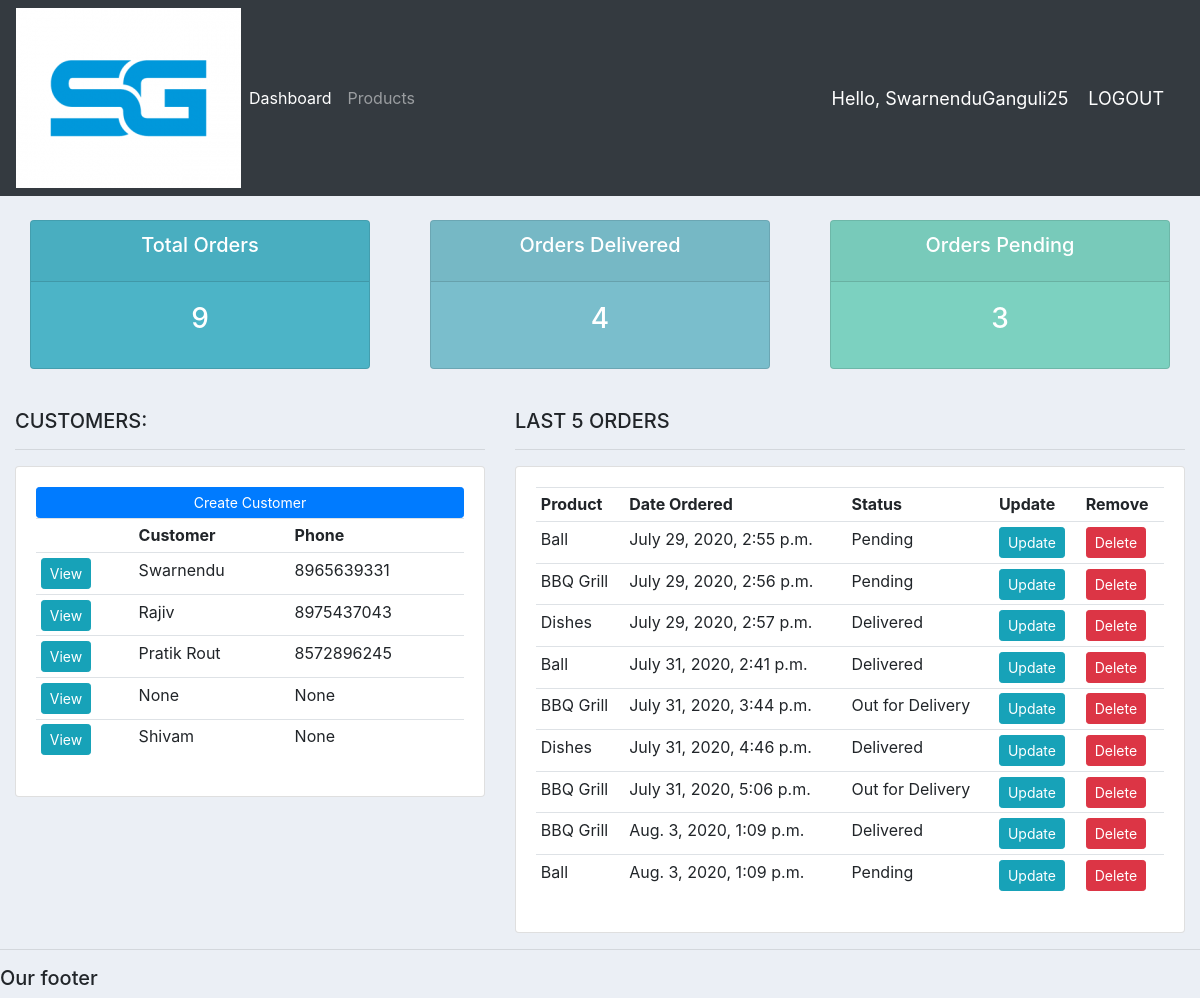
The app's page / (signed in) with its own data.
### accounts/models.py (models this page shows, shortened)
class Customer(models.Model):
    user = models.OneToOneField(User, null=True, blank=True, on_delete=models.CASCADE)
    name = models.CharField(max_length=200, null=True)
    phone = models.CharField(max_length=200, null=True)
    email = models.CharField(max_length=200, null=True)
    profile_pic = models.ImageField(default="default_profile.png", null=True, blank=True)
    date_created = models.DateTimeField(auto_now_add=True, null=True)

class Order(models.Model):
    STATUS = (
        ('Pending', 'Pending'),
        ('Out for Delivery', 'Out for Delivery'),
        ('Delivered', 'Delivered')
    )
    customer = models.ForeignKey(Customer, null=True, on_delete= models.SET_NULL)
    product = models.ForeignKey(Product, null=True, on_delete= models.SET_NULL)
    date_created = models.DateTimeField(auto_now_add=True, null=True)
    status = models.CharField(max_length=200, null=True, choices=STATUS)
    note = models.CharField(max_length=1000, null=True)

class Product(models.Model):
    CATEGORY = (
        ('Outdoor', 'Outdoor'),
        ('Indoor', 'Indoor'),
    )
    name = models.CharField(max_length=200, null=True)
    price = models.FloatField()
    category = models.CharField(max_length=200, null=True, choices=CATEGORY)
    description = models.CharField(max_length=200, null=True, blank=True)
    date_created = models.DateTimeField(auto_now_add=True, null=True)
    tags = models.ManyToManyField(Tag)
    def __str__(self):
        return self.name

### accounts/decorators.py (the view)
    def wrapper_function(request, *args, **kwargs):
        group = None
        if request.user.groups.exists():
            group = request.user.groups.all()[0].name
        if group == 'customer':
            return redirect('user-page')
        if group == 'admin':
            return view_func(request, *args, **kwargs)

### accounts/views.py (called while the page is built)
@login_required(login_url='login')
@admin_only
def home(request):
    orders = Order.objects.all()
    customers = Customer.objects.all()
    total_customers = customers.count()
    total_orders = orders.count()
    delivered = orders.filter(status='Delivered').count()
    pending = orders.filter(status='Pending').count()
    context = {'orders':orders, 'customers':customers, 'total_customers':total_customers, 'total_orders':total_orders, 'delivered':delivered, 'pending':pending}
    return render(request, 'accounts/dashboard.html', context)

### accounts/templates/accounts/dashboard.html
{%  extends 'accounts/main.html' %}
{% block content %}
{%  include 'accounts/status.html' %}
<br>
<div class="row">
	<div class="col-md-5">
		<h5>CUSTOMERS:</h5>
		<hr>
		<div class="card card-body">
			<a class="btn btn-primary  btn-sm btn-block" href="">Create Customer</a>
			<table class="table table-sm">
				<tr>
					<th></th>
					<th>Customer</th>
					<th>Phone</th>
				</tr>
				{% for customer in customers %}
					<tr>
						<td><a class="btn btn-sm btn-info" href="{% url 'customer' customer.id %}">View</a></td>
						<td>{{customer.name}}</td>
						<td>{{customer.phone}}</td>
					</tr>
				{% endfor %}
			</table>
		</div>
	</div>
	<div class="col-md-7">
		<h5>LAST 5 ORDERS</h5>
		<hr>
		<div class="card card-body">
			<table class="table table-sm">
				<tr>
					<th>Product</th>
					<th>Date Ordered</th>
					<th>Status</th>
					<th>Update</th>
					<th>Remove</th>
				</tr>
				{% for order in orders %}
					<tr>
						<td>{{order.product}}</td>
						<td>{{order.date_created}}</td>
						<td>{{order.status}}</td>
						<td><a class="btn btn-sm btn-info" href="{% url 'update_order' order.id %}">Update</a></td>
						<td><a class="btn btn-sm btn-danger" href="{% url 'delete_order' order.id %}">Delete</a></td>
					</tr>
				{% endfor %}
			</table>
		</div>
	</div>
</div>
{% endblock %}

### accounts/templates/accounts/main.html (shortened to what this page needs)
{% load static %}
<!DOCTYPE html>
<html>
<head>
	<link rel="stylesheet" href="https://stackpath.bootstrapcdn.com/bootstrap/4.3.1/css/bootstrap.min.css">
	<link rel="stylesheet" type="text/css" href="{% static '/css/main.css' %}">
</head>
<body>
	{%  include 'accounts/navbar.html' %}
	<div class="container-fluid">
	{% block content %}
	{% endblock %}
    </div>
	<hr>
	<h5>Our footer</h5>
</body>
</html>

### accounts/templates/accounts/navbar.html (shortened to what this page needs)
{% load static %}
<nav class="navbar navbar-expand-lg navbar-dark bg-dark">
  <img src="{% static 'images/sg-logo.png' %}">
  <div class="collapse navbar-collapse" id="navbarNav">
    <ul class="navbar-nav">
      {% if request.user.is_staff %}
      <li class="nav-item active">
        <a class="nav-link" href="{% url 'home' %}">Dashboard</a>
      </li>
      <li class="nav-item">
        <a class="nav-link" href="{% url 'products' %}">Products</a>
      </li>
      {% else %}
      <li class="nav-item">
        <a class="nav-link" href="{% url 'account' %}">Settings</a>
      </li>
      {% endif %}
    </ul>
  </div>
  <span class="hello-msg">Hello, {{request.user}}</span>
  <span><a class="hello-msg" href="{% url 'logout' %}">LOGOUT</a></span>
</nav>

### accounts/templates/accounts/status.html
<br>
<div class="row">
	<div class="col">
		<div class="col-md">
			<div class="card text-center text-white  mb-3" id="total-orders">
			  	<div class="card-header">
			  		<h5 class="card-title">Total Orders</h5>
			  	</div>
			  	<div class="card-body">
			    	<h3 class="card-title">{{total_orders}}</h3>
			  	</div>
			</div>
		</div>
	</div>
	<div class="col">
		<div class="col-md">
			<div class="card text-center text-white  mb-3" id="orders-delivered">
			  	<div class="card-header">
			  		<h5 class="card-title">Orders Delivered</h5>
			  	</div>
			  	<div class="card-body">
			    	<h3 class="card-title">{{delivered}}</h3>
			  	</div>
			</div>
		</div>
	</div>
	<div class="col">
		<div class="col-md">
			<div class="card text-center text-white  mb-3" id="orders-pending">
			  	<div class="card-header">
			  		<h5 class="card-title">Orders Pending</h5>
			  	</div>
			  	<div class="card-body">
			    	<h3 class="card-title">{{pending}}</h3>
			  	</div>
			</div>
		</div>
	</div>
</div>

### static/css/main.css (style rules this page uses)
body { background-color: #ebeff5; }
#total-orders { background-color: #4cb4c7; }
#orders-delivered { background-color: #7abecc; }
#orders-pending { background-color: #7CD1C0; }

### accounts/templates/accounts/navbar.html (style rules this page uses)
.hello-msg { font-size: 18px; color: #fff; margin-right: 20px; }

### records on screen
Customer: name "Swarnendu", phone "8965639331"
Customer: name "Rajiv", phone "8975437043"
Customer: name "Pratik Rout", phone "8572896245"
Customer: name "None", phone "None"
Customer: name "Shivam", phone "None"
Order: product "Ball", date_created "July 29, 2020, 2:55 p.m.", status "Pending"
Order: product "BBQ Grill", date_created "July 29, 2020, 2:56 p.m.", status "Pending"
Order: product "Dishes", date_created "July 29, 2020, 2:57 p.m.", status "Delivered"
Order: product "Ball", date_created "July 31, 2020, 2:41 p.m.", status "Delivered"
Order: product "BBQ Grill", date_created "July 31, 2020, 3:44 p.m.", status "Out for Delivery"
Order: product "Dishes", date_created "July 31, 2020, 4:46 p.m.", status "Delivered"
Order: product "BBQ Grill", date_created "July 31, 2020, 5:06 p.m.", status "Out for Delivery"
Order: product "BBQ Grill", date_created "Aug. 3, 2020, 1:09 p.m.", status "Delivered"
Order: product "Ball", date_created "Aug. 3, 2020, 1:09 p.m.", status "Pending"

### other values on screen
{{ request.user }} "SwarnenduGanguli25"
{{ total_orders }} "9"
{{ delivered }} "4"
{{ pending }} "3"
